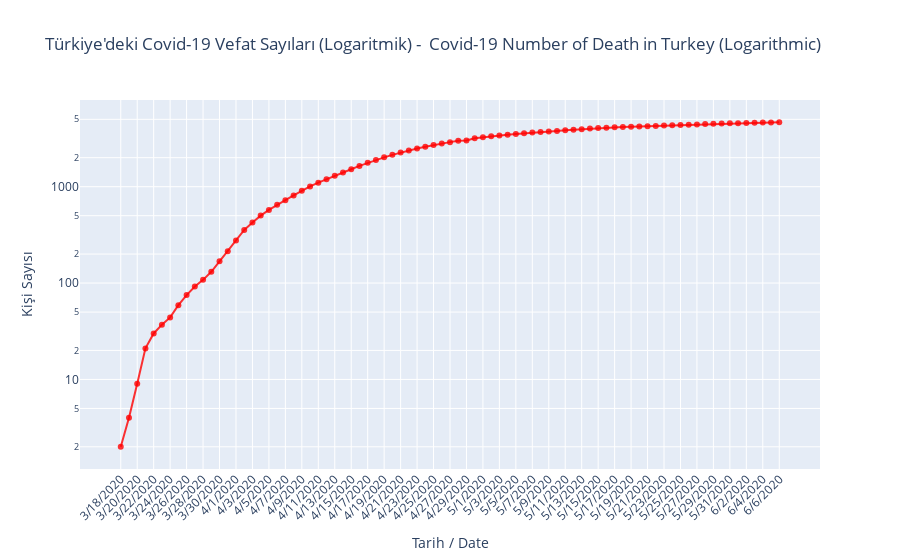

Write notebook code for a chart like this one.
### Code cell
Vefat = go.Scatter(x =mart17Sonrasi.Tarih,
                    y = mart17Sonrasi.Vefat,
                    mode = "lines+markers",
                    name = "Vefat / Death",
                    marker = dict(color = 'rgba(255, 0, 0, 0.8)'),
                    text= mart17Sonrasi.Vefat
                   )
layout = dict(title = "Türkiye'deki Covid-19 Vefat Sayıları (Logaritmik) -  Covid-19 Number of Death in Turkey (Logarithmic)", 
              xaxis= dict(title= 'Tarih / Date'), yaxis= dict(title= 'Kişi Sayısı'), xaxis_tickangle=-45, yaxis_type="log")
fig = dict(data = Vefat, layout = layout)
iplot(fig)

### Figure 1 — Plotly figure (JSON) as saved in the notebook; plotly's stock layout.template omitted (floating-point values rounded to 4 significant figures)
{"data": [{"marker": {"color": "rgba(255, 0, 0, 0.8)"}, "mode": "lines+markers", "name": "Vefat / Death", "text": [2, 4, 9, 21, 30, 37, 44, 59, 75, 92, 108, 131, 168, 214, 277, 356, 425, 501, 574, 649, 725, 812, 908, 1006, 1101, 1198, 1296, 1403, 1518, 1643, 1769, 1890, 2017, 2140, 2259, 2376, 2491, 2600, 2706, 2805, 2900, 2992, 3018, 3174, 3258, 3336, 3397, 3461, 3520, 3584, 3641, 3689, 3739, 3786, 3841, 3894, 3952, 4007, 4055, 4096, 4140, 4171, 4199, 4222, 4249, 4276, 4308, 4340, 4369, 4397, 4431, 4461, 4489, 4515, 4540, 4563, 4585, 4609, 4630, 4648, 4669], "type": "scatter", "x": ["3/18/2020", "3/19/2020", "3/20/2020", "3/21/2020", "3/22/2020", "3/23/2020", "3/24/2020", "3/25/2020", "3/26/2020", "3/27/2020", "3/28/2020", "3/29/2020", "3/30/2020", "3/31/2020", "4/1/2020", "4/2/2020", "4/3/2020", "4/4/2020", "4/5/2020", "4/6/2020", "4/7/2020", "4/8/2020", "4/9/2020", "4/10/2020", "4/11/2020", "4/12/2020", "4/13/2020", "4/14/2020", "4/15/2020", "4/16/2020", "4/17/2020", "4/18/2020", "4/19/2020", "4/20/2020", "4/21/2020", "4/22/2020", "4/23/2020", "4/24/2020", "4/25/2020", "4/26/2020", "4/27/2020", "4/28/2020", "4/29/2020", "4/30/2020", "5/1/2020", "5/2/2020", "5/3/2020", "5/4/2020", "5/5/2020", "5/6/2020", "5/7/2020", "5/8/2020", "5/9/2020", "5/10/2020", "5/11/2020", "5/12/2020", "5/13/2020", "5/14/2020", "5/15/2020", "5/16/2020", "5/17/2020", "5/18/2020", "5/19/2020", "5/20/2020", "5/21/2020", "5/22/2020", "5/23/2020", "5/24/2020", "5/25/2020", "5/26/2020", "5/27/2020", "5/28/2020", "5/29/2020", "5/30/2020", "5/31/2020", "6/1/2020", "6/2/2020", "6/3/2020", "6/4/2020", "6/5/2020", "6/6/2020"], "y": [2, 4, 9, 21, 30, 37, 44, 59, 75, 92, 108, 131, 168, 214, 277, 356, 425, 501, 574, 649, 725, 812, 908, 1006, 1101, 1198, 1296, 1403, 1518, 1643, 1769, 1890, 2017, 2140, 2259, 2376, 2491, 2600, 2706, 2805, 2900, 2992, 3018, 3174, 3258, 3336, 3397, 3461, 3520, 3584, 3641, 3689, 3739, 3786, 3841, 3894, 3952, 4007, 4055, 4096, 4140, 4171, 4199, 4222, 4249, 4276, 4308, 4340, 4369, 4397, 4431, 4461, 4489, 4515, 4540, 4563, 4585, 4609, 4630, 4648, 4669]}], "layout": {"title": {"text": "Türkiye'deki Covid-19 Vefat Sayıları (Logaritmik) -  Covid-19 Number of Death in Turkey (Logarithmic)"}, "xaxis": {"tickangle": -45, "title": {"text": "Tarih / Date"}}, "yaxis": {"title": {"text": "Kişi Sayısı"}, "type": "log"}}}
